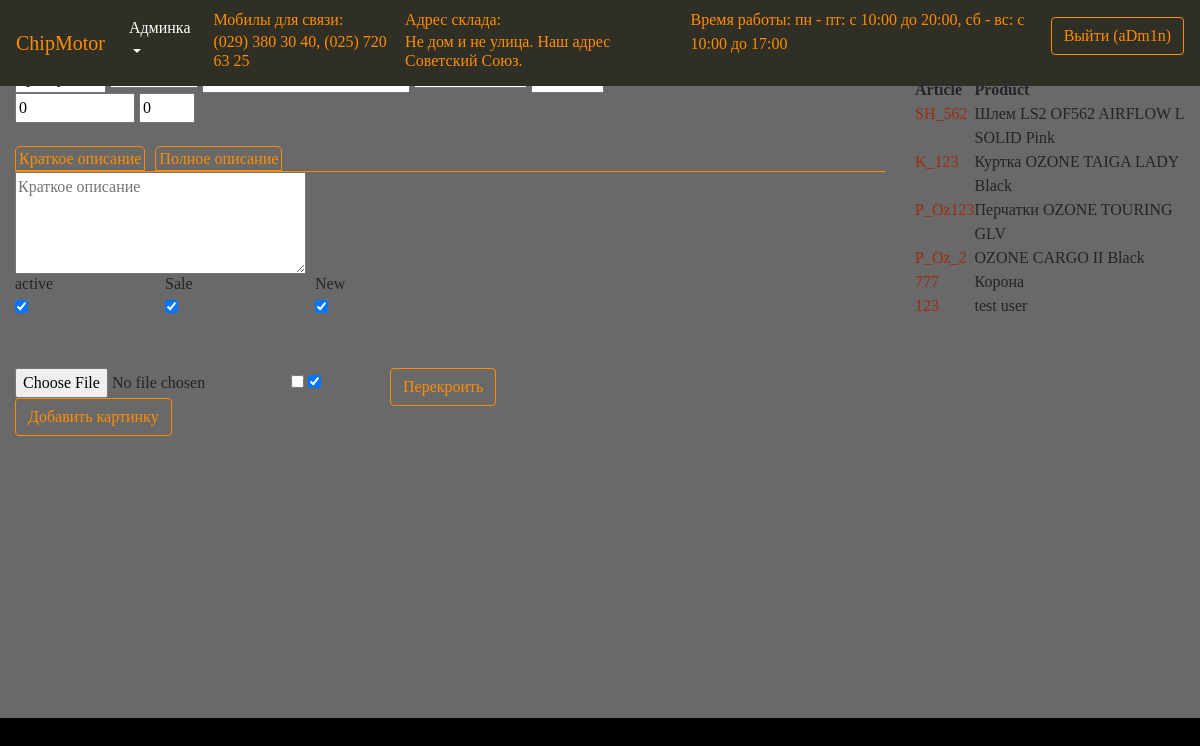
Before: /admin_product/ (signed in) with the older database file.
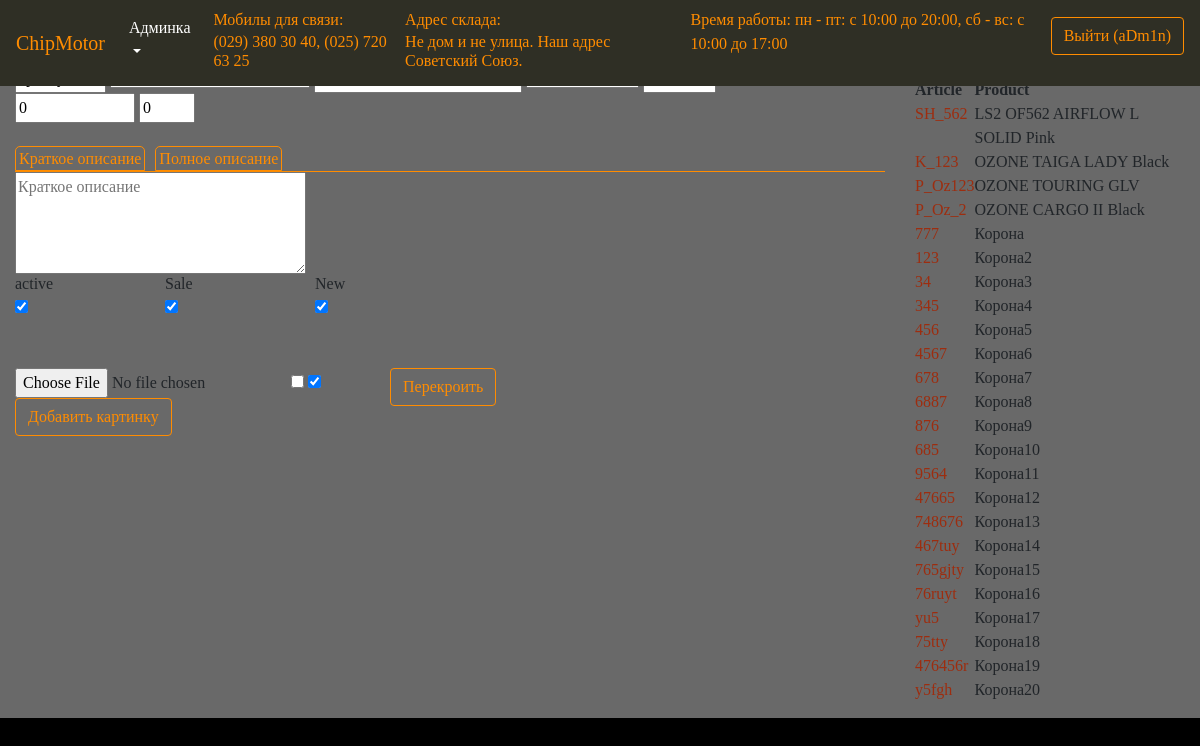
After: the same page with the newer database file.
### products/models.py (models this page shows)
class Product(models.Model):  # модели принято называть в ед. числе
    name = models.CharField(max_length=64, unique=True)
    article = models.CharField(max_length=7, default="артикул", unique=True)
    price = models.DecimalField(max_digits=10, decimal_places=2, default=0)
    discount = models.IntegerField(default=0)
    category = models.ForeignKey(ProductCategory, blank=True, null=True, default=None, on_delete=models.SET_NULL)
    short_description = models.TextField(max_length=128, blank=True, null=True, default=None)
    description = models.TextField(blank=True, null=True, default=None)
    prod_active = models.BooleanField(default=True)
    year_model = models.CharField(max_length=10, default="2018")
    status_new = models.BooleanField(default=True)
    status_sale = models.BooleanField(default=True)
    created = models.DateTimeField(auto_now_add=True, auto_now=False)
    update = models.DateTimeField(auto_now_add=True, auto_now=False)
    fabric = models.ForeignKey(Fabric, blank=True, null=True, default=None, on_delete=models.SET_NULL)
    sizes = models.ManyToManyField(ProductSizes, blank=True, null=True, default=None)
    class Meta:
        verbose_name = "Товар"  # приомзносимое имя в единственном числе
        verbose_name_plural = "Товары"  # приомзносимое имя во множественном числе
    def __str__(self):  # настройка презинтации модели вадминке
        return "%s %s" % (self.price, self.name)

### products/views.py (the view, shortened to what this page needs)
@login_required
@transaction.atomic
def adm_products(request):
    args = dict()
    args.update(csrf(request))
    args['products'] = Product.objects.all()
    args['form1'] = ProductForm(request.POST or None)
    args['form2'] = ProductImageForm()
    if request.method == "GET":
        try:
            article = request.GET['article']
            if Product.objects.filter(article=article).exists():
                print("наш запрос изменение", request)
                product = Product.objects.get(article=article)
                args['form1'] = ProductForm(request.GET, instance=product)
                if args['form1'].is_valid():
                    args['form1'].save()
                    dumps = json.dumps("OK")
                    return HttpResponse(dumps)
            else:
                print("наш запрос создание", request)
                args['form1'] = ProductForm(request.GET)
                if args['form1'].is_valid():
                    print("NEW_____NEW_____NEW")
                    args['form1'].save()
                    dumps = json.dumps("OK")
                    return HttpResponse(dumps)
        except MultiValueDictKeyError:
            print("U_______________MultiValueDictKeyError")
        except:
            print("U_______________XZ___KeyError")
    return render(request, 'products/product.html', args)

### products/forms.py
class ProductForm(forms.ModelForm):
    category = forms.ModelChoiceField(queryset=ProductCategory.objects.all(),
                                      to_field_name="name", widget=forms.Select())
    fabric = forms.ModelChoiceField(queryset=Fabric.objects.all(), to_field_name="name", widget=forms.Select())
    class Meta:
        model = Product
        fields = '__all__'
        widgets = {
            'short_description': Textarea(attrs={'cols': 30, 'rows': 4, 'placeholder': "Краткое описание"}),
            'description': Textarea(attrs={'cols': 90, 'rows': 10, 'placeholder': "Полное описание"}),
            'article': TextInput(attrs={'size': 7, 'placeholder': "Артикул"}),
            'name': TextInput(attrs={'cols': 20, 'rows': 1, 'placeholder': "Имя"}),
            'year_model': TextInput(attrs={'size': 5, 'placeholder': "Год выпуска"}),
            'price': NumberInput(attrs={'size': 10, 'placeholder': "Цена"}),
            'discount': NumberInput(attrs={'size': 4, 'placeholder': "%"}),
        }

### products/models.py (called while the page is built)
    def __str__(self):  # настройка презинтации модели вадминке
        return "%s" % self.name

### templates/products/product.html (shortened to what the changed rows need)
{% extends 'base.html' %}
{% load static %}
{% load i18n %}
{% load widget_tweaks %}
{% block content %}
    <div class="product-item">
        <div class="row">
            <div class = "col-3" id="product_list">
                <table class="table text-left">
                    <thead>
                        <tr>
                            <th>Article</th>
                            <th>Product</th>
                        </tr>
                    </thead>
                    <tbody>
                        {% for product in products %}
                            <tr>
                            <td>
                            <a href="javascript:" class="product_list"
                               data-productname="{{ product.name }}"
                               data-article="{{ product.article }}"
                               data-price="{{ product.price|safe }}"
                               data-discount="{{ product.discount }}"
                               data-category="{{ product.category }}"
                               data-short_description="{{ product.short_description }}"
                               data-description="{{ product.description }}"
                               data-prod_active="{{ product.prod_active }}"
                               data-status_new="{{ product.status_new }}"
                               data-status_sale="{{ product.status_sale }}"
                               data-year_model="{{ product.year_model }}"
                               data-fabric="{{ product.fabric }}"
                                > {{ product.article }}</a><br>
                            </td>
                            <td>
                                {{ product.name }}
                            </td>
                            </tr>
                        {% endfor %}
                    </tbody>
                </table>
            </div>
        </div>
    </div>
{% endblock %}

Changed rows visible on the page:
changed Product "SH_562": name "Шлем LS2 OF562 AIRFLOW L SOLID Pink" → "LS2 OF562 AIRFLOW L SOLID Pink"
changed Product "K_123": name "Куртка OZONE TAIGA LADY Black" → "OZONE TAIGA LADY Black"
changed Product "P_Oz123": name "Перчатки OZONE TOURING GLV" → "OZONE TOURING GLV"
changed Product: name "test user" → "Корона2"
added Product: article "34", name "Корона3"
added Product: article "345", name "Корона4"
added Product: article "456", name "Корона5"
added Product: article "4567", name "Корона6"
added Product: article "678", name "Корона7"
added Product: article "6887", name "Корона8"
added Product: article "876", name "Корона9"
added Product: article "685", name "Корона10"
added Product: article "9564", name "Корона11"
added Product: article "47665", name "Корона12"
added Product: article "748676", name "Корона13"
added Product: article "467tuy", name "Корона14"
added Product: article "765gjty", name "Корона15"
added Product: article "76ruyt", name "Корона16"
added Product: article "yu5", name "Корона17"
added Product: article "75tty", name "Корона18"
added Product: article "476456r", name "Корона19"
added Product: article "y5fgh", name "Корона20"
